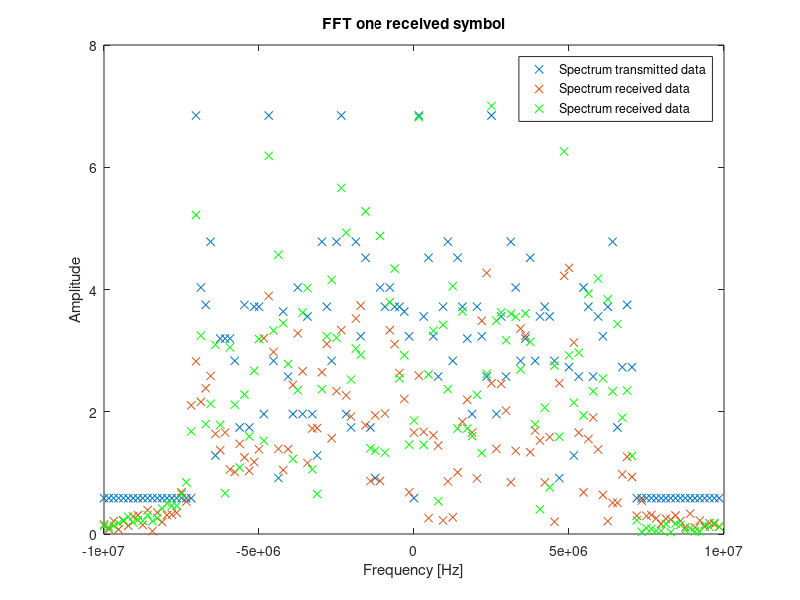

Write MATLAB code to recreate this figure.

clc
close all
clear variables

data = load('OFDM_old_data/tx_data_test_spectrum.mat');
Tx_data = data.save_data_tx;
data = load('OFDM_old_data/Rx_OFDM_19_11_2020.mat');
Rx_data = data.Rx_OFDM_19_11_2020;

data_fs_1MHz = load('OFDM_old_data/Rx_OFDM_19_11_2020_fs_1Mhz.mat');
Rx_data_1MHz = data_fs_1MHz.Rx_OFDM_19_11_2020_fs_1Mhz;

fs = 20e6;
x = -fs/2:fs/128:fs/2-fs/128;


% Spectrum transmitted data
% figure
plot(x, abs(fftshift(fft(Tx_data(10+[1:128])))), 'x')
title('FFT one transmit symbol')
xlabel('Frequency [Hz]')
ylabel('Amplitude')

hold on 

% Spectrum received data
tmp = Rx_data_1MHz(2575+[1:1370]);

% figure
plot(x , abs(fftshift(fft(tmp(9+[1:128])))), 'x')
title('FFT one received symbol')
xlabel('Frequency [Hz]')
ylabel('Amplitude')


% Spectrum received data 1MHz
fs = 1e6;
% figure
for k=9 
    tmp=Rx_data_1MHz(2660+k+[1:128]);
    plot(x, abs(fftshift(fft(tmp))),'xg');
    xlabel('Frequency [Hz]')
    ylabel('Amplitude')
%     pause;
end

legend('Spectrum transmitted data','Spectrum received data','Spectrum received data')
hold off